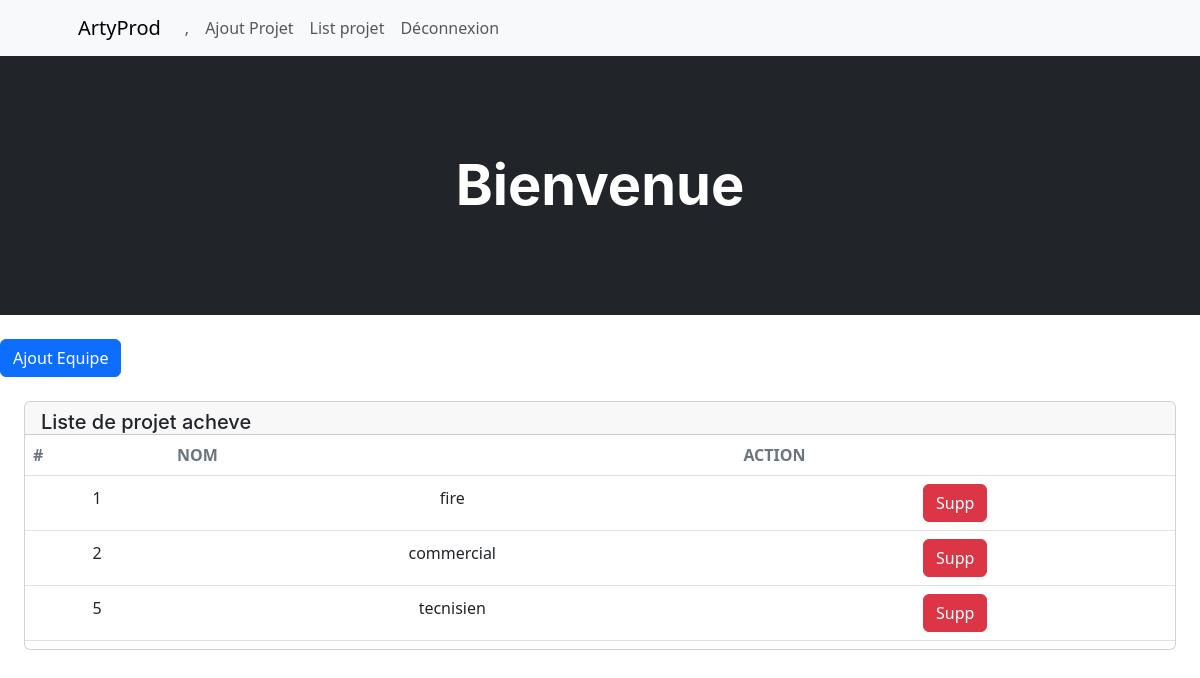
Page /artyProd/equipeListe/ on the earlier database version.
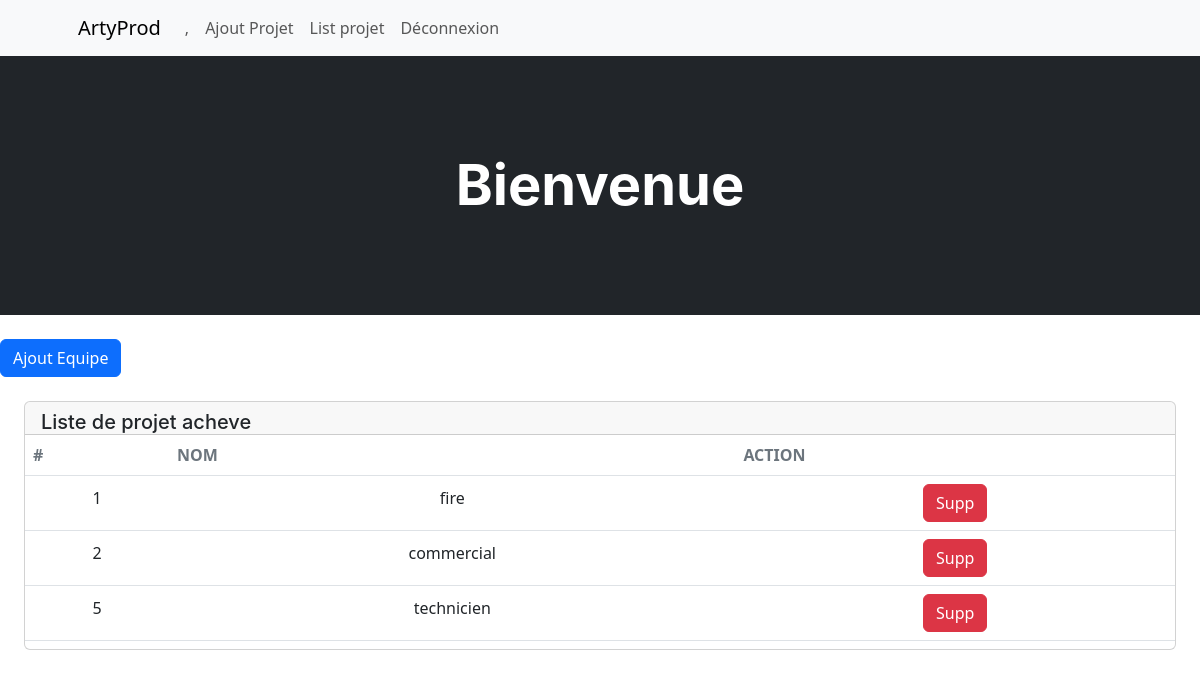
Same page on the later database version.
### artyProd/models.py (models this page shows, shortened)
class Equipe(models.Model):
    name=models.CharField(max_length=100)

### artyProd/views.py (the view)
# urls.py: path('equipeListe/',views.listeEquipe, name = 'listeEquipe'),
def listeEquipe(request):
    personne=Equipe.objects.all()
    return render(request,'artyProd/listeEquipe.html',{'personne':personne})

### artyProd/templates/artyProd/listeEquipe.html (shortened to what this page needs)
{% extends "artyProd/base.html" %}
{% block content %}
<br>
<a type="button" class="btn btn-primary" href="{% url 'equipe' %}">Ajout Equipe</a>
<br>
<br>
    <div class="col-12">
        <div class="card mb-4 mx-4">
            <div class="card-header pb-0">
                <div class="d-flex flex-row justify-content-between">
                    <div>
                        <h5 class="mb-0">Liste de projet acheve</h5>
                    </div>
                </div>
            </div>
            <div class="card-body px-0 pt-0 pb-2">
                <div class="table-responsive p-0">
                    <table class="table align-items-center mb-0">
                        <thead>
                            <tr>
                                <th class="text-uppercase text-secondary text-xxs font-weight-bolder opacity-7">
                                    #
                                </th>
                                <th class="text-uppercase text-secondary text-xxs font-weight-bolder opacity-7">
                                    Nom
                                </th>
                                <th class="text-uppercase text-secondary text-xxs font-weight-bolder opacity-7">
                                    Action
                                </th>
                            </tr>
                        </thead>
                        <tbody>
                        {% for i in personne %}
                            <tr>
                                <td class="text-center">
                                    <p class="text-xs font-weight-bold mb-0">{{i.id}}</p>
                                </td>
                                <td class="text-center">
                                    <p class="text-xs font-weight-bold mb-0">{{i.name}}</p>
                                </td>
                                <td class="text-center">
                                    <a class="btn btn-danger" data-bs-toggle="tooltip" data-bs-original-title="Modifier Projet" type="button" href="/artyProd/deletEquipe/{{i.id}}">Supp</a>
                                </td>
                            </tr>
                        {% endfor %}
                        </tbody>
                    </table>
                </div>
            </div>
        </div>
    </div>
{% endblock %}

### artyProd/templates/artyProd/base.html (shortened to what this page needs)
{% load static %}
<!DOCTYPE html>
<html>
<head>
    <link rel='stylesheet' type='text/css' media='screen' href="{% static 'css/base.css'%}">
    <link rel="stylesheet" href="https://cdn.jsdelivr.net/npm/bootstrap@5.3.0-alpha1/dist/css/bootstrap.min.css">
    <link href="https://cdn.jsdelivr.net/npm/bootstrap-icons@1.5.0/font/bootstrap-icons.css" rel="stylesheet" />
</head>
<body>
    <nav class="navbar navbar-expand-lg navbar-light bg-light">
        <div class="container px-4 px-lg-5">
            <a class="navbar-brand" href="#!">ArtyProd</a>
            <div class="collapse navbar-collapse" id="navbarSupportedContent">
                <form class="d-flex">
                    <ul class="navbar-nav ml-auto">
                        {% if user.is_superuser %}
                        <li class="nav-item active">
                            <a class="nav-link" href="{% url 'user' %}">List utilisateur</a>
                        </li>
                        <li class="nav-item active">
                            <a class="nav-link" href="{% url 'contact' %}">List de contact</a>
                        </li>
                        <li class="nav-item active">
                            <a class="nav-link" href="{% url 'listProjet' %}">Liste de tous les projets</a>
                        </li>
                        <li class="nav-item active">
                            <a class="nav-link" href="{% url 'listeEquipe' %}">Liste d'equipe</a>
                        </li>
                        <li class="nav-item active">
                            <a class="nav-link" href="{% url 'register' %}">Inscription</a>
                        </li>
                        <li class="nav-item active">
                            <a class="nav-link" href="{% url 'logout' %}">Déconnexion</a>
                        </li>
                        {% else %}
                        <li class="nav-item active">
                            <a class="nav-link" href="{%url 'settigns'%}">{{user.username}},</a>
                        </li>
                        <li class="nav-item active">
                            <a class="nav-link" href="/artyProd/ajoutProjet/{{user.id}}">Ajout Projet</a>
                        </li>
                        <li class="nav-item active">
                            <a class="nav-link" href="/artyProd/ListeProjet/{{user.id}}">List projet</a>
                        </li>
                        <li class="nav-item active">
                            <a class="nav-link" href="{% url 'logout' %}">Déconnexion</a>
                        </li>
                        {% endif %}
                    </ul>
                </form>
            </div>
        </div>
    </nav>
    {% block section %}
    <header class="bg-dark py-5">
        <div class="container px-4 px-lg-5 my-5">
            <div class="text-center text-white">
                <h1 class="display-4 fw-bolder">Bienvenue</h1>
            </div>
        </div>
    </header>
    {% endblock %}
    {% block content %}
    {% endblock %}
</body>
</html>

Differences in the rows shown:
changed Equipe id 5: name "tecnisien" → "technicien"
